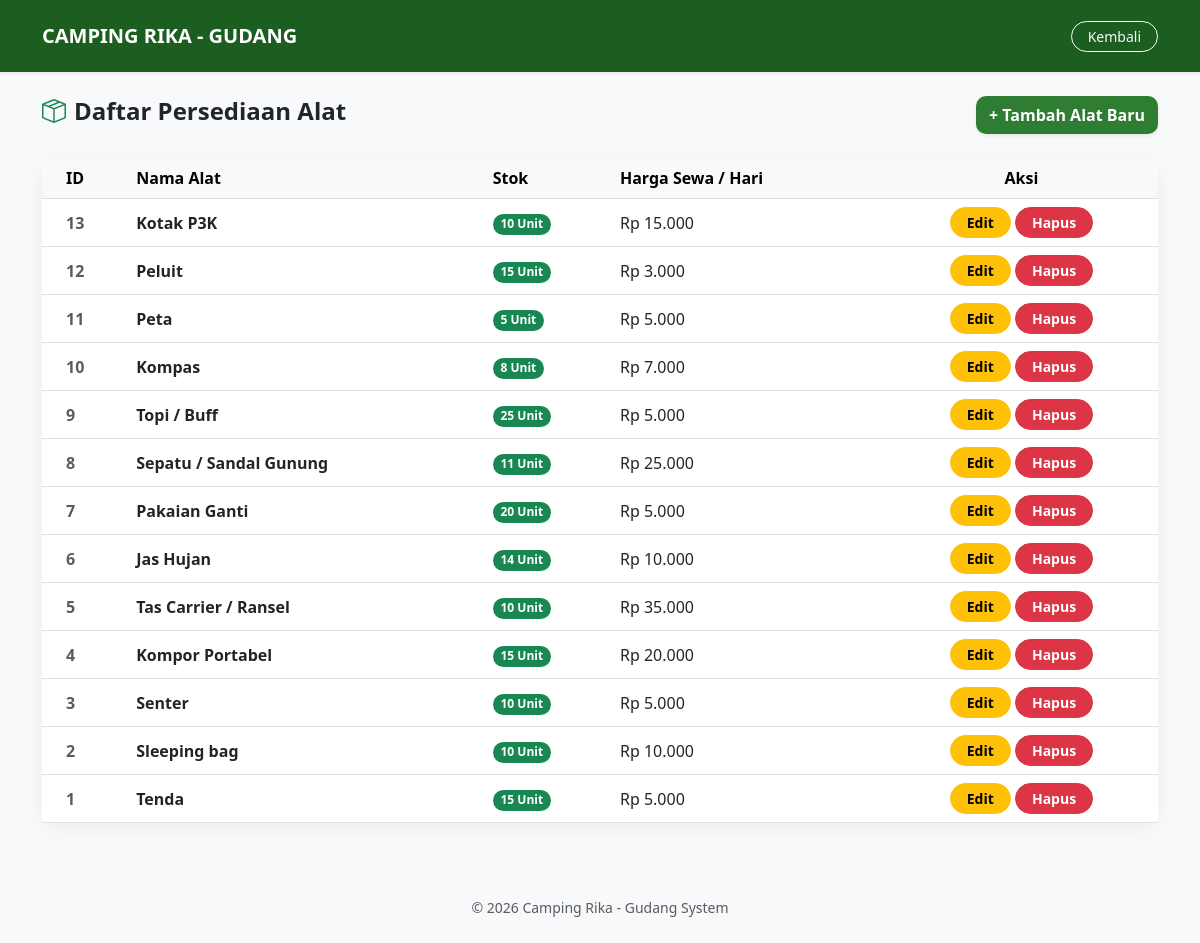
/peminjaman_alat_camping_rika/daftar_alat.php (signed in), run on the app's committed database.
### tables this page shows
CREATE TABLE `tabel_alat` (
  `id_alat` int NOT NULL,
  `nama_alat` varchar(100) NOT NULL,
  `kategori` varchar(50) NOT NULL,
  `harga_sewa_perhari` decimal(12,2) NOT NULL,
  `stok` int NOT NULL,
  `kondisi` varchar(50) NOT NULL
);

### peminjaman_alat_camping_rika/daftar_alat.php (the view, shortened to what this page needs)
<?php
include 'koneksi.php';
?>
<!DOCTYPE html>
<html lang="id">
<head>
    <link href="https://cdn.jsdelivr.net/npm/bootstrap@5.3.0/dist/css/bootstrap.min.css" rel="stylesheet">
    <link rel="stylesheet" href="https://cdn.jsdelivr.net/npm/bootstrap-icons@1.11.1/font/bootstrap-icons.css">
</head>
<body>
<nav class="navbar navbar-custom p-3 mb-4 shadow-sm">
    <div class="container">
        <span class="navbar-brand fw-bold text-white">CAMPING RIKA - GUDANG</span>
        <a href="dashboard_admin.php" class="btn btn-outline-light btn-sm rounded-pill px-3">Kembali</a>
    </div>
</nav>
<div class="container">
    <div class="d-flex justify-content-between align-items-center mb-4">
        <h4 class="fw-bold"><i class="bi bi-box-seam me-2 text-success"></i>Daftar Persediaan Alat</h4>
        <a href="alat_tambah.php" class="btn btn-add shadow-sm">+ Tambah Alat Baru</a>
    </div>
    <div class="card card-table">
        <div class="card-body p-0">
            <div class="table-responsive">
                <table class="table table-hover align-middle mb-0">
                    <thead class="table-light">
                        <tr>
                            <th class="ps-4">ID</th>
                            <th>Nama Alat</th>
                            <th>Stok</th>
                            <th>Harga Sewa / Hari</th>
                            <th class="text-center">Aksi</th>
                        </tr>
                    </thead>
                    <tbody>
                        <?php
                        $sql = "SELECT * FROM tabel_alat ORDER BY id_alat DESC";
                        $query = mysqli_query($conn, $sql);
                        while($row = mysqli_fetch_array($query)) {
                        ?>
                        <tr>
                            <td class="ps-4 fw-bold text-muted"><?= $row['id_alat']; ?></td>
                            <td class="fw-bold"><?= $row['nama_alat']; ?></td>
                            <td>
                                <span class="badge <?= ($row['stok'] > 0) ? 'bg-success' : 'bg-danger'; ?> rounded-pill">
                                    <?= $row['stok']; ?> Unit
                                </span>
                            </td>
                            <td>Rp <?= number_format($row['harga_sewa_perhari'], 0, ',', '.'); ?></td>
                            <td class="text-center">
                                <a href="alat_edit.php?id=<?= $row['id_alat']; ?>" class="btn btn-warning btn-sm rounded-pill px-3 fw-bold">Edit</a>
                                <a href="alat_hapus.php?id=<?= $row['id_alat']; ?>" class="btn btn-danger btn-sm rounded-pill px-3 fw-bold" onclick="return confirm('Yakin mau hapus alat ini?')">Hapus</a>
                            </td>
                        </tr>
                        <?php } ?>
                    </tbody>
                </table>
            </div>
        </div>
    </div>
</div>
<footer class="text-center text-muted mt-5 py-4">
    <small>&copy; 2026 Camping Rika - Gudang System</small>
</footer>
</body>
</html>

### peminjaman_alat_camping_rika/daftar_alat.php (style rules this page uses)
body { background: #f8f9fa; font-family: 'Segoe UI', sans-serif; }
.navbar-custom { background: #1b5e20; color: white; }
.card-table { border: none; border-radius: 15px; box-shadow: 0 5px 20px rgba(0,0,0,0.05); }
.btn-add { background: #2e7d32; color: white; border-radius: 10px; font-weight: bold; }

### data on the page
tabel_alat: id_alat "13", nama_alat "Kotak P3K", stok "10", harga_sewa_perhari "15.000"
tabel_alat: id_alat "12", nama_alat "Peluit", stok "15", harga_sewa_perhari "3.000"
tabel_alat: id_alat "11", nama_alat "Peta", stok "5", harga_sewa_perhari "5.000"
tabel_alat: id_alat "10", nama_alat "Kompas", stok "8", harga_sewa_perhari "7.000"
tabel_alat: id_alat "9", nama_alat "Topi / Buff", stok "25", harga_sewa_perhari "5.000"
tabel_alat: id_alat "8", nama_alat "Sepatu / Sandal Gunung", stok "11", harga_sewa_perhari "25.000"
tabel_alat: id_alat "7", nama_alat "Pakaian Ganti", stok "20", harga_sewa_perhari "5.000"
tabel_alat: id_alat "6", nama_alat "Jas Hujan", stok "14", harga_sewa_perhari "10.000"
tabel_alat: id_alat "5", nama_alat "Tas Carrier / Ransel", stok "10", harga_sewa_perhari "35.000"
tabel_alat: id_alat "4", nama_alat "Kompor Portabel", stok "15", harga_sewa_perhari "20.000"
tabel_alat: id_alat "3", nama_alat "Senter", stok "10", harga_sewa_perhari "5.000"
tabel_alat: id_alat "2", nama_alat "Sleeping bag", stok "10", harga_sewa_perhari "10.000"
tabel_alat: id_alat "1", nama_alat "Tenda", stok "15", harga_sewa_perhari "5.000"
